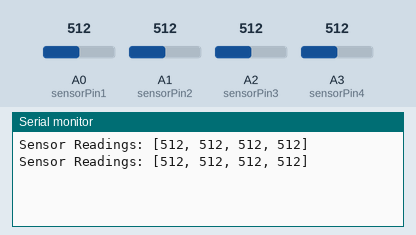
A sketch run on a simulated Arduino Uno, built with avr-gcc and run on an emulated ATmega328P. Parts: the last lines printed to the serial monitor. Inputs (shaded band) come from the test bench; at power-on: A0 (sensorPin1) = 512, A1 (sensorPin2) = 512, A2 (sensorPin3) = 512, A3 (sensorPin4) = 512.

Above: at 1.8 s.
1.9 s: A0 (sensorPin1) set to 716
At 2.8 s:
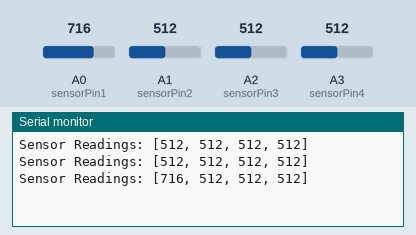
3.4 s: A1 (sensorPin2) set to 716
At 4.6 s:
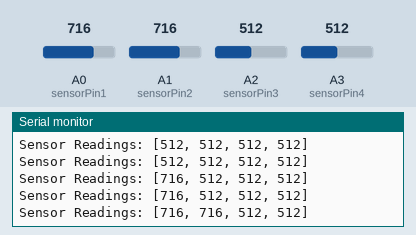
4.9 s: A2 (sensorPin3) set to 716
At 5.4 s:
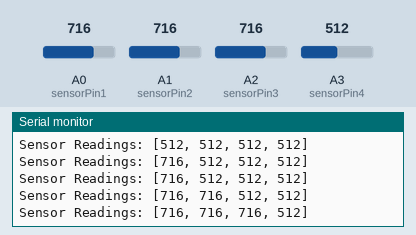
6.4 s: A3 (sensorPin4) set to 716
At 7.7 s:
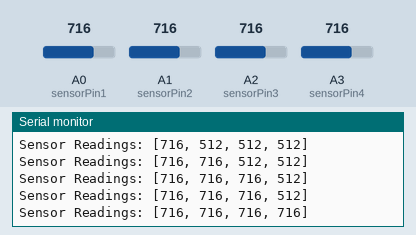
7.9 s: A0 (sensorPin1) set to 992
At 8.8 s:
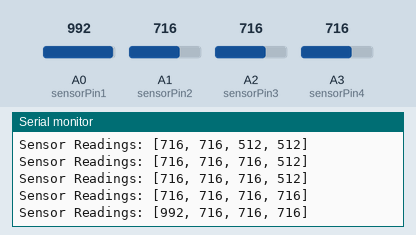
9.4 s: A1 (sensorPin2) set to 992
At 10.6 s:
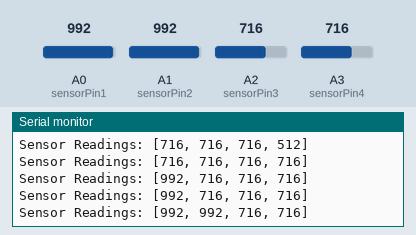
Timing chart, 0 to 11.9 s (numbered marks = the images above; inputs shaded):
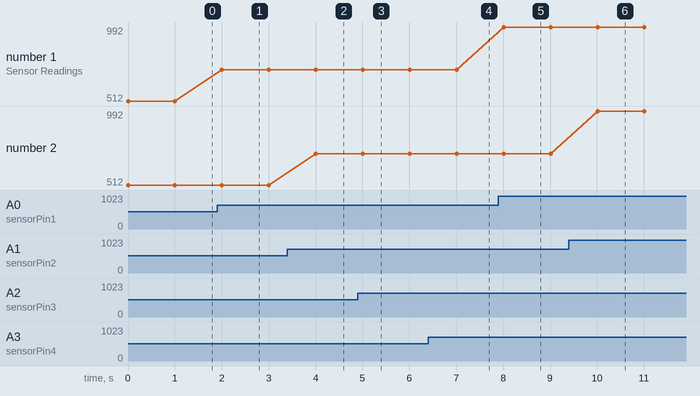

Measured:
- after the input at 1.9 s, the serial monitor: prints a new line after 0.10 s (image 1)
- after the input at 3.4 s, the serial monitor: prints a new line after 0.61 s (image 2)
- after the input at 4.9 s, the serial monitor: prints a new line after 0.11 s (image 3)
- after the input at 6.4 s, the serial monitor: prints a new line after 0.61 s (image 4)
- after the input at 7.9 s, the serial monitor: prints a new line after 0.11 s (image 5)
- after the input at 9.4 s, the serial monitor: prints a new line after 0.61 s (image 6)
- plotted number 1: 512 → 716 after the input at 1.9 s, 716 → 992 after the input at 7.9 s

The sketch:

Arrays.ino
```cpp
//The program to print data in array
//Sensor pins
int sensorPin1 = A0;
int sensorPin2 = A1;
int sensorPin3 = A2;
int sensorPin4 = A3;

//number of sensors to be printed in array
int sensorReadings[4];

void setup() {
  Serial.begin(9600);
}

void loop() {
  // Read sensor values
  sensorReadings[0] = analogRead(sensorPin1);
  sensorReadings[1] = analogRead(sensorPin2);
  sensorReadings[2] = analogRead(sensorPin3);
  sensorReadings[3] = analogRead(sensorPin4);

  // Print sensor values
  Serial.print("Sensor Readings: [");
  for (int i = 0; i < 4; i++) {
    Serial.print(sensorReadings[i]);
    if (i < 3) {
      Serial.print(", ");
    }
  }
  Serial.println("]");

  delay(1000); // wait for 1 second
}
```
